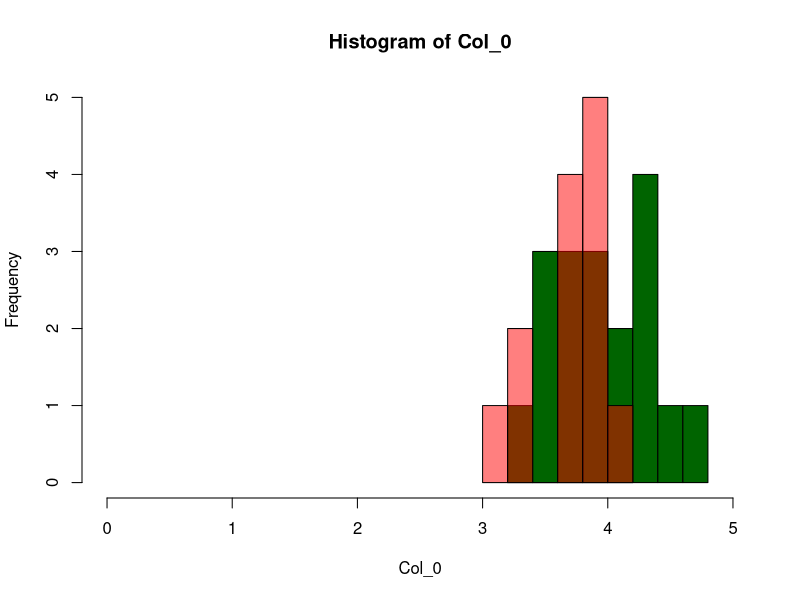
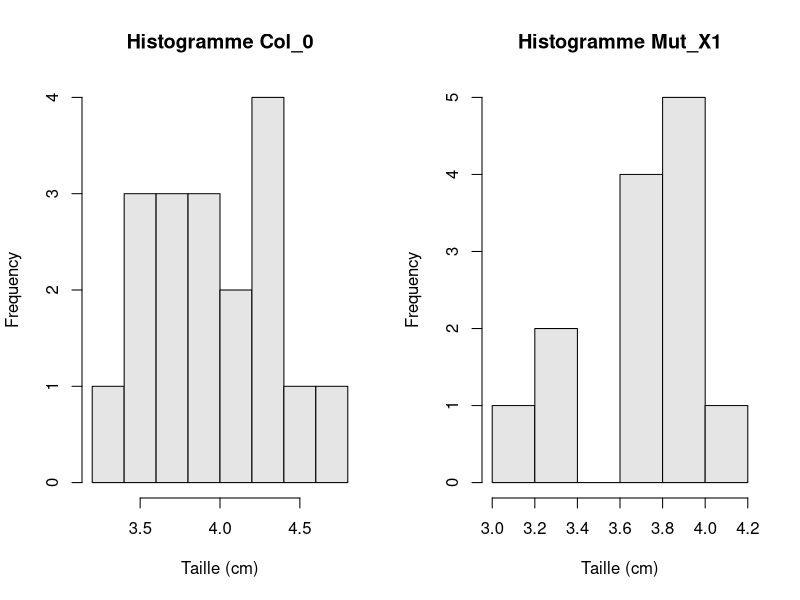
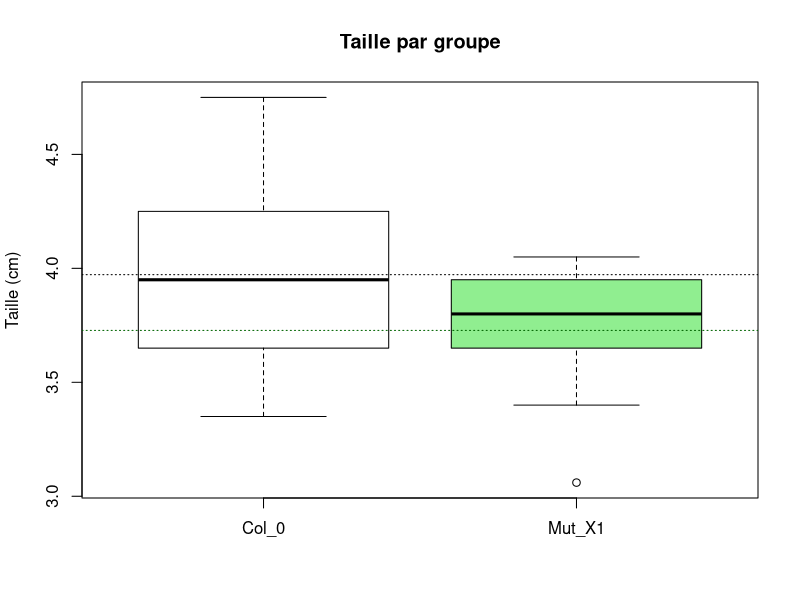

Reproduce these figures in R, in order.
## ---- chunk 1
set.seed(42)
options(stringsAsFactors = FALSE)

if (!requireNamespace("here", quietly = TRUE)) install.packages("here")
library(here)

# Dossiers (figures / sorties)
path_output <- here("TP3_Tests", "output")
dir.create(path_output, showWarnings = FALSE, recursive = TRUE)

knitr::opts_knit$set(root.dir = here::here())
knitr::opts_chunk$set(
  echo = TRUE, message = FALSE, warning = FALSE,
  fig.width = 6, fig.height = 4, dpi = 150,
  fig.path = file.path(path_output, "")
)
## ---- chunk 2
freq_exp = c(1/4,1/2,1/4) # fréquences relatives théoriques F2 $

freq_obs = c(22,53,25) # fréquences observées écrits sous forme réelle. 

chisq.test(freq_obs, p=freq_exp) ## Valeur de la stat de Chi2 , degré de liberté est la p-value. 

## ---- chunk 3
#Tableau de contingence 
mat = matrix( c( 15,5,3,0,19,16), 
              nrow=2 ,
              ncol=3,
              byrow = T, 
              dimnames = list(c("R","S"), c("Col","Ws","Can")))
mat

chisq.test(mat, correct = F) # Correct: correction des effectifs lorsqu'ils sont trop faibles ( pas important )
## ---- chunk 4
# (15 + 0) x 23 / total 

effectif_théorique_COL_R = 15*23/58
round(effectif_théorique_COL_R)

## ---- chunk 5
obs=chisq.test(mat, correct =F)$observed
exp=chisq.test(mat, correct =F)$expected
obs-exp
## ---- chunk 6
# Vecteurs des tailles des plantes
Col_0=c(4.30,4.25,3.50,3.35,4.30,3.75,3.55,4.10,3.95,4.55,4.25,3.75,3.85,4.15,3.55,4.75,3.95,3.65)
Mut_X1=c(3.06,4.05,3.95,3.40,3.80,3.95,3.65,4,3.85,3.95,3.65,3.75,3.4)

mean_col <- mean(Col_0); mean_mut <- mean(Mut_X1)
sd_col   <- sd(Col_0);   sd_mut   <- sd(Mut_X1)

cat(sprintf("Moyennes: Col_0=%.2f ; Mut_X1=%.2f\nSD: Col_0=%.2f ; Mut_X1=%.2f\n",
            mean_col, mean_mut, sd_col, sd_mut))
## ---- chunk 7
# Valeurs moyennes
taille_moyenne_wild = mean(Col_0)
taille_moyenne_mutant = mean(Mut_X1)

hist(Col_0 , col="darkgreen", xlim=c(0,5), ylim=c(0,5))
hist(Mut_X1 , col = rgb(1, 0, 0, 0.5) ,add=T)
cat("La taille moyenne des plantes wild est de",taille_moyenne_wild, "et la taille des plantes mutants est de", taille_moyenne_mutant)
## ---- chunk 8
# Représentation graphique des données
par(mfrow = c(1,2))
hist(Col_0,  col = "gray90", main = "Histogramme Col_0", xlab = "Taille (cm)")
hist(Mut_X1, col = "gray90", main = "Histogramme Mut_X1", xlab = "Taille (cm)")

par(mfrow = c(1,1))
boxplot(Col_0, Mut_X1, names = c("Col_0","Mut_X1"),
        col = c("white","lightgreen"), ylab = "Taille (cm)", main = "Taille par groupe")
abline(h = mean_col, col = "black", lty = 3)
abline(h = mean_mut, col = "darkgreen", lty = 3)
## ---- chunk 9
sh_col <- shapiro.test(Col_0)
sh_mut <- shapiro.test(Mut_X1)
sh_col$p.value; sh_mut$p.value

f_test <- var.test(Col_0, Mut_X1)  # test de Fisher
f_test
## ---- chunk 10
var.test(Col_0, Mut_X1) # On teste l'homogénéité de la variance. 

## ---- chunk 11
t_bi  <- t.test(Col_0, Mut_X1, var.equal = (f_test$p.value > 0.05))
t_gt  <- t.test(Col_0, Mut_X1, var.equal = (f_test$p.value > 0.05), alternative = "greater")
t_lt  <- t.test(Col_0, Mut_X1, var.equal = (f_test$p.value > 0.05), alternative = "less")

t_bi
t_gt$p.value; t_lt$p.value
## ---- chunk 12
non_infected=c(0.021,0.15,0.023,0.03,0.022,0.05,0.035,0.1,0.03)
infected=c(1.22,1.12,1.06,1.04,0.86,1.24,1.96,0.9,2.5)
mean(non_infected)
mean(infected)
## ---- chunk 13
shapiro.test(infected)
shapiro.test(non_infected)
## ---- chunk 14
wilcox.test(infected,non_infected)                        # bilatéral
wilcox.test(infected,non_infected,alternative="greater")  # unilatéral
## ---- chunk 15

sessionInfo() 
